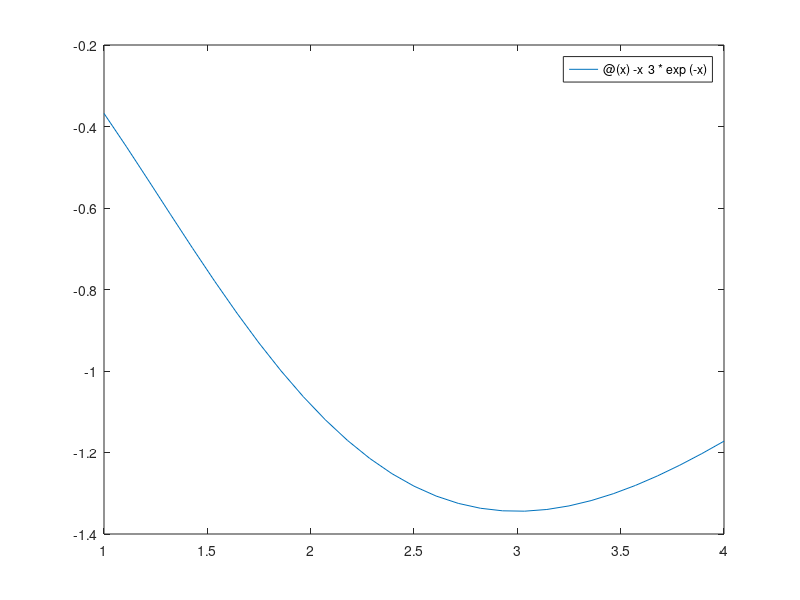

Recreate this plot in MATLAB.
clc;
clear all;
close all;

fun = @(x) -x^3*exp(-x);
options=optimset('Display','Iter','TolFun',1e-8);
x=fminbnd(fun,1,4,options)

fplot(fun,[1,4]);

